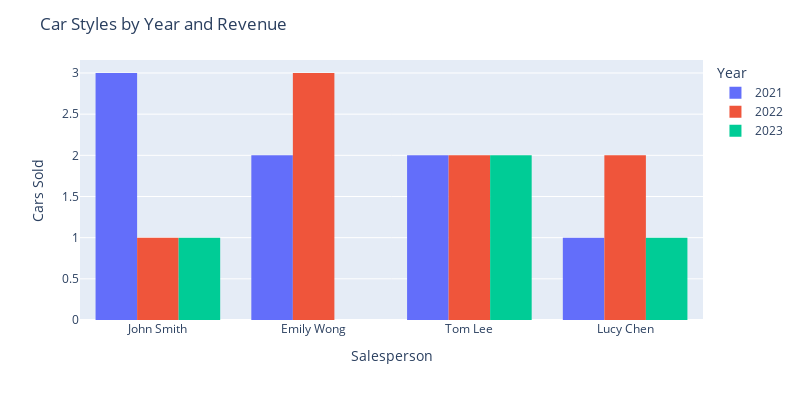

Notebook cell for this chart:
### Code cell
import plotly.express as px
fig = px.histogram(df, x="Name", y="Cars_sold", color="year_sold", barmode="group")
fig.update_layout(
    width=800,  # Set desired width in pixels
    height=400,  # Set desired height in pixels
    title="Car Styles by Year and Revenue",
    xaxis_title="Salesperson",
    yaxis_title="Cars Sold",
    legend_title="Year",
)
fig.show()

### Figure 1 — Plotly figure (JSON) as saved in the notebook; plotly's stock layout.template omitted (floating-point values rounded to 4 significant figures)
{"data": [{"alignmentgroup": "True", "bingroup": "x", "histfunc": "sum", "hovertemplate": "year_sold=2021<br>Name=%{x}<br>sum of Cars_sold=%{y}<extra></extra>", "legendgroup": "2021", "marker": {"color": "#636efa", "pattern": {"shape": ""}}, "name": "2021", "offsetgroup": "2021", "orientation": "v", "showlegend": true, "type": "histogram", "x": ["John Smith", "Emily Wong", "Tom Lee", "Lucy Chen"], "xaxis": "x", "y": [3, 2, 2, 1], "yaxis": "y"}, {"alignmentgroup": "True", "bingroup": "x", "histfunc": "sum", "hovertemplate": "year_sold=2022<br>Name=%{x}<br>sum of Cars_sold=%{y}<extra></extra>", "legendgroup": "2022", "marker": {"color": "#EF553B", "pattern": {"shape": ""}}, "name": "2022", "offsetgroup": "2022", "orientation": "v", "showlegend": true, "type": "histogram", "x": ["Emily Wong", "Tom Lee", "Lucy Chen", "John Smith"], "xaxis": "x", "y": [3, 2, 2, 1], "yaxis": "y"}, {"alignmentgroup": "True", "bingroup": "x", "histfunc": "sum", "hovertemplate": "year_sold=2023<br>Name=%{x}<br>sum of Cars_sold=%{y}<extra></extra>", "legendgroup": "2023", "marker": {"color": "#00cc96", "pattern": {"shape": ""}}, "name": "2023", "offsetgroup": "2023", "orientation": "v", "showlegend": true, "type": "histogram", "x": ["Tom Lee", "John Smith", "Lucy Chen"], "xaxis": "x", "y": [2, 1, 1], "yaxis": "y"}], "layout": {"barmode": "group", "height": 400, "legend": {"title": {"text": "Year"}, "tracegroupgap": 0}, "margin": {"t": 60}, "title": {"text": "Car Styles by Year and Revenue"}, "width": 800, "xaxis": {"anchor": "y", "domain": [0, 1], "title": {"text": "Salesperson"}}, "yaxis": {"anchor": "x", "domain": [0, 1], "title": {"text": "Cars Sold"}}}}
